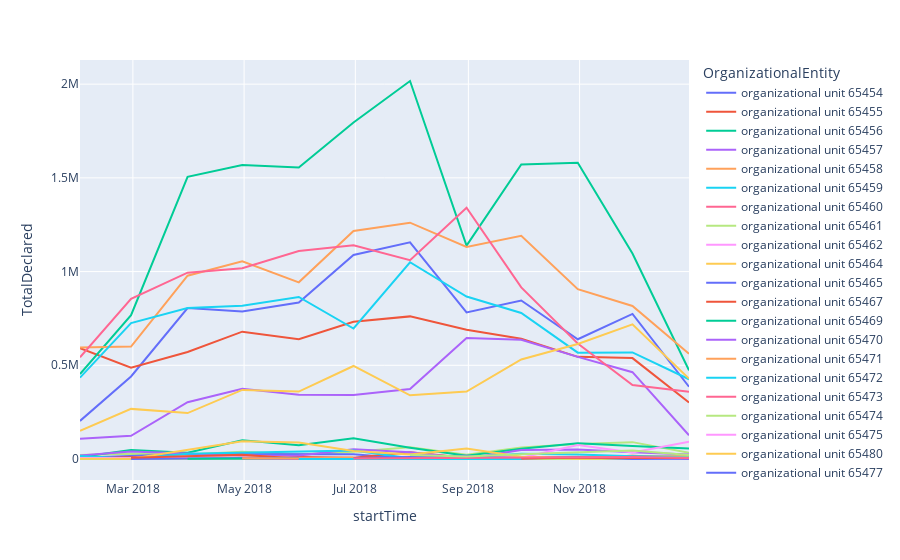

The notebook cell this image was saved under:
### Code cell
# plotting in plotly
fig = px.line(temp, x="startTime", y="TotalDeclared",color='OrganizationalEntity')
fig.show()

# plotting in seaborn 
# # create figure object and axis and pass axis in sns plot
# fig,ax = plt.subplots(figsize=(14,7))
# # Group variable using "hue" that will produce lines with different colors
# sns.lineplot(x="startTime", y="TotalDeclared", hue='OrganizationalEntity' , data=temp,ax=ax)
# plt.show()

### Figure 1 — Plotly figure (JSON) as saved in the notebook; plotly's stock layout.template omitted (floating-point values rounded to 4 significant figures)
{"data": [{"hovertemplate": "OrganizationalEntity=organizational unit 65454<br>startTime=%{x}<br>TotalDeclared=%{y}<extra></extra>", "legendgroup": "organizational unit 65454", "line": {"color": "#636efa", "dash": "solid"}, "marker": {"symbol": "circle"}, "mode": "lines", "name": "organizational unit 65454", "orientation": "v", "showlegend": true, "type": "scatter", "x": ["2018-01-31T00:00:00", "2018-02-28T00:00:00", "2018-03-31T00:00:00", "2018-04-30T00:00:00", "2018-05-31T00:00:00", "2018-06-30T00:00:00", "2018-07-31T00:00:00", "2018-08-31T00:00:00", "2018-09-30T00:00:00", "2018-10-31T00:00:00", "2018-11-30T00:00:00", "2018-12-31T00:00:00"], "xaxis": "x", "y": [203300.0, 440200.0, 805300.0, 787200.0, 835000.0, 1089000.0, 1156000.0, 781800.0, 845800.0, 638900.0, 774100.0, 385400.0], "yaxis": "y"}, {"hovertemplate": "OrganizationalEntity=organizational unit 65455<br>startTime=%{x}<br>TotalDeclared=%{y}<extra></extra>", "legendgroup": "organizational unit 65455", "line": {"color": "#EF553B", "dash": "solid"}, "marker": {"symbol": "circle"}, "mode": "lines", "name": "organizational unit 65455", "orientation": "v", "showlegend": true, "type": "scatter", "x": ["2018-01-31T00:00:00", "2018-02-28T00:00:00", "2018-03-31T00:00:00", "2018-04-30T00:00:00", "2018-05-31T00:00:00", "2018-06-30T00:00:00", "2018-07-31T00:00:00", "2018-08-31T00:00:00", "2018-09-30T00:00:00", "2018-10-31T00:00:00", "2018-11-30T00:00:00", "2018-12-31T00:00:00"], "xaxis": "x", "y": [590800.0, 486900.0, 571100.0, 679500.0, 639300.0, 732100.0, 760900.0, 689600.0, 641200.0, 545000.0, 538300.0, 302000.0], "yaxis": "y"}, {"hovertemplate": "OrganizationalEntity=organizational unit 65456<br>startTime=%{x}<br>TotalDeclared=%{y}<extra></extra>", "legendgroup": "organizational unit 65456", "line": {"color": "#00cc96", "dash": "solid"}, "marker": {"symbol": "circle"}, "mode": "lines", "name": "organizational unit 65456", "orientation": "v", "showlegend": true, "type": "scatter", "x": ["2018-01-31T00:00:00", "2018-02-28T00:00:00", "2018-03-31T00:00:00", "2018-04-30T00:00:00", "2018-05-31T00:00:00", "2018-06-30T00:00:00", "2018-07-31T00:00:00", "2018-08-31T00:00:00", "2018-09-30T00:00:00", "2018-10-31T00:00:00", "2018-11-30T00:00:00", "2018-12-31T00:00:00"], "xaxis": "x", "y": [452900.0, 767700.0, 1505000.0, 1568000.0, 1555000.0, 1796000.0, 2017000.0, 1139000.0, 1571000.0, 1580000.0, 1096000.0, 472700.0], "yaxis": "y"}, {"hovertemplate": "OrganizationalEntity=organizational unit 65457<br>startTime=%{x}<br>TotalDeclared=%{y}<extra></extra>", "legendgroup": "organizational unit 65457", "line": {"color": "#ab63fa", "dash": "solid"}, "marker": {"symbol": "circle"}, "mode": "lines", "name": "organizational unit 65457", "orientation": "v", "showlegend": true, "type": "scatter", "x": ["2018-01-31T00:00:00", "2018-02-28T00:00:00", "2018-03-31T00:00:00", "2018-04-30T00:00:00", "2018-05-31T00:00:00", "2018-06-30T00:00:00", "2018-07-31T00:00:00", "2018-08-31T00:00:00", "2018-09-30T00:00:00", "2018-10-31T00:00:00", "2018-11-30T00:00:00", "2018-12-31T00:00:00"], "xaxis": "x", "y": [108500.0, 123600.0, 302800.0, 374400.0, 343200.0, 341800.0, 373500.0, 645600.0, 636100.0, 544900.0, 463200.0, 126900.0], "yaxis": "y"}, {"hovertemplate": "OrganizationalEntity=organizational unit 65458<br>startTime=%{x}<br>TotalDeclared=%{y}<extra></extra>", "legendgroup": "organizational unit 65458", "line": {"color": "#FFA15A", "dash": "solid"}, "marker": {"symbol": "circle"}, "mode": "lines", "name": "organizational unit 65458", "orientation": "v", "showlegend": true, "type": "scatter", "x": ["2018-01-31T00:00:00", "2018-02-28T00:00:00", "2018-03-31T00:00:00", "2018-04-30T00:00:00", "2018-05-31T00:00:00", "2018-06-30T00:00:00", "2018-07-31T00:00:00", "2018-08-31T00:00:00", "2018-09-30T00:00:00", "2018-10-31T00:00:00", "2018-11-30T00:00:00", "2018-12-31T00:00:00"], "xaxis": "x", "y": [594800.0, 600200.0, 977800.0, 1055000.0, 942600.0, 1217000.0, 1261000.0, 1132000.0, 1191000.0, 906400.0, 816500.0, 561300.0], "yaxis": "y"}, {"hovertemplate": "OrganizationalEntity=organizational unit 65459<br>startTime=%{x}<br>TotalDeclared=%{y}<extra></extra>", "legendgroup": "organizational unit 65459", "line": {"color": "#19d3f3", "dash": "solid"}, "marker": {"symbol": "circle"}, "mode": "lines", "name": "organizational unit 65459", "orientation": "v", "showlegend": true, "type": "scatter", "x": ["2018-01-31T00:00:00", "2018-02-28T00:00:00", "2018-03-31T00:00:00", "2018-04-30T00:00:00", "2018-05-31T00:00:00", "2018-06-30T00:00:00", "2018-07-31T00:00:00", "2018-08-31T00:00:00", "2018-09-30T00:00:00", "2018-10-31T00:00:00", "2018-11-30T00:00:00", "2018-12-31T00:00:00"], "xaxis": "x", "y": [433800.0, 725000.0, 805300.0, 818200.0, 864500.0, 696100.0, 1050000.0, 867100.0, 779300.0, 567300.0, 568500.0, 425600.0], "yaxis": "y"}, {"hovertemplate": "OrganizationalEntity=organizational unit 65460<br>startTime=%{x}<br>TotalDeclared=%{y}<extra></extra>", "legendgroup": "organizational unit 65460", "line": {"color": "#FF6692", "dash": "solid"}, "marker": {"symbol": "circle"}, "mode": "lines", "name": "organizational unit 65460", "orientation": "v", "showlegend": true, "type": "scatter", "x": ["2018-01-31T00:00:00", "2018-02-28T00:00:00", "2018-03-31T00:00:00", "2018-04-30T00:00:00", "2018-05-31T00:00:00", "2018-06-30T00:00:00", "2018-07-31T00:00:00", "2018-08-31T00:00:00", "2018-09-30T00:00:00", "2018-10-31T00:00:00", "2018-11-30T00:00:00", "2018-12-31T00:00:00"], "xaxis": "x", "y": [542400.0, 854600.0, 994300.0, 1018000.0, 1110000.0, 1140000.0, 1061000.0, 1341000.0, 915600.0, 616400.0, 394400.0, 358800.0], "yaxis": "y"}, {"hovertemplate": "OrganizationalEntity=organizational unit 65461<br>startTime=%{x}<br>TotalDeclared=%{y}<extra></extra>", "legendgroup": "organizational unit 65461", "line": {"color": "#B6E880", "dash": "solid"}, "marker": {"symbol": "circle"}, "mode": "lines", "name": "organizational unit 65461", "orientation": "v", "showlegend": true, "type": "scatter", "x": ["2018-01-31T00:00:00", "2018-02-28T00:00:00", "2018-03-31T00:00:00", "2018-04-30T00:00:00", "2018-05-31T00:00:00", "2018-06-30T00:00:00", "2018-07-31T00:00:00", "2018-08-31T00:00:00", "2018-09-30T00:00:00", "2018-10-31T00:00:00", "2018-11-30T00:00:00", "2018-12-31T00:00:00"], "xaxis": "x", "y": [21290.0, 28400.0, 23870.0, 38890.0, 24540.0, 39010.0, 63040.0, 22160.0, 60860.0, 80360.0, 90030.0, 33570.0], "yaxis": "y"}, {"hovertemplate": "OrganizationalEntity=organizational unit 65462<br>startTime=%{x}<br>TotalDeclared=%{y}<extra></extra>", "legendgroup": "organizational unit 65462", "line": {"color": "#FF97FF", "dash": "solid"}, "marker": {"symbol": "circle"}, "mode": "lines", "name": "organizational unit 65462", "orientation": "v", "showlegend": true, "type": "scatter", "x": ["2018-01-31T00:00:00", "2018-02-28T00:00:00", "2018-08-31T00:00:00", "2018-09-30T00:00:00", "2018-11-30T00:00:00"], "xaxis": "x", "y": [11820.0, 622.3, 0, 0, 0], "yaxis": "y"}, {"hovertemplate": "OrganizationalEntity=organizational unit 65464<br>startTime=%{x}<br>TotalDeclared=%{y}<extra></extra>", "legendgroup": "organizational unit 65464", "line": {"color": "#FECB52", "dash": "solid"}, "marker": {"symbol": "circle"}, "mode": "lines", "name": "organizational unit 65464", "orientation": "v", "showlegend": true, "type": "scatter", "x": ["2018-01-31T00:00:00", "2018-02-28T00:00:00", "2018-03-31T00:00:00", "2018-04-30T00:00:00", "2018-05-31T00:00:00", "2018-06-30T00:00:00", "2018-07-31T00:00:00", "2018-08-31T00:00:00", "2018-09-30T00:00:00", "2018-10-31T00:00:00", "2018-11-30T00:00:00", "2018-12-31T00:00:00"], "xaxis": "x", "y": [150400.0, 267400.0, 245100.0, 368700.0, 359900.0, 496300.0, 339900.0, 359800.0, 530800.0, 613700.0, 718400.0, 429100.0], "yaxis": "y"}, {"hovertemplate": "OrganizationalEntity=organizational unit 65465<br>startTime=%{x}<br>TotalDeclared=%{y}<extra></extra>", "legendgroup": "organizational unit 65465", "line": {"color": "#636efa", "dash": "solid"}, "marker": {"symbol": "circle"}, "mode": "lines", "name": "organizational unit 65465", "orientation": "v", "showlegend": true, "type": "scatter", "x": ["2018-01-31T00:00:00", "2018-02-28T00:00:00", "2018-03-31T00:00:00", "2018-06-30T00:00:00", "2018-07-31T00:00:00", "2018-08-31T00:00:00", "2018-09-30T00:00:00", "2018-10-31T00:00:00", "2018-11-30T00:00:00", "2018-12-31T00:00:00"], "xaxis": "x", "y": [6598.0, 14670.0, 26390.0, 26000.0, 1874.0, 0, 6359.0, 6535.0, 11690.0, 4547.0], "yaxis": "y"}, {"hovertemplate": "OrganizationalEntity=organizational unit 65467<br>startTime=%{x}<br>TotalDeclared=%{y}<extra></extra>", "legendgroup": "organizational unit 65467", "line": {"color": "#EF553B", "dash": "solid"}, "marker": {"symbol": "circle"}, "mode": "lines", "name": "organizational unit 65467", "orientation": "v", "showlegend": true, "type": "scatter", "x": ["2018-01-31T00:00:00", "2018-02-28T00:00:00", "2018-03-31T00:00:00", "2018-04-30T00:00:00", "2018-05-31T00:00:00", "2018-06-30T00:00:00", "2018-07-31T00:00:00", "2018-08-31T00:00:00", "2018-09-30T00:00:00", "2018-10-31T00:00:00", "2018-11-30T00:00:00", "2018-12-31T00:00:00"], "xaxis": "x", "y": [3128.0, 9780.0, 5581.0, 2165.0, 10810.0, 6917.0, 36310.0, 7176.0, 10370.0, 5912.0, 16790.0, 5968.0], "yaxis": "y"}, {"hovertemplate": "OrganizationalEntity=organizational unit 65469<br>startTime=%{x}<br>TotalDeclared=%{y}<extra></extra>", "legendgroup": "organizational unit 65469", "line": {"color": "#00cc96", "dash": "solid"}, "marker": {"symbol": "circle"}, "mode": "lines", "name": "organizational unit 65469", "orientation": "v", "showlegend": true, "type": "scatter", "x": ["2018-01-31T00:00:00", "2018-02-28T00:00:00", "2018-03-31T00:00:00", "2018-04-30T00:00:00", "2018-05-31T00:00:00", "2018-06-30T00:00:00", "2018-07-31T00:00:00", "2018-08-31T00:00:00", "2018-09-30T00:00:00", "2018-10-31T00:00:00", "2018-11-30T00:00:00", "2018-12-31T00:00:00"], "xaxis": "x", "y": [9980.0, 47550.0, 33460.0, 100500.0, 73920.0, 110100.0, 60420.0, 17420.0, 54530.0, 84440.0, 69110.0, 55770.0], "yaxis": "y"}, {"hovertemplate": "OrganizationalEntity=organizational unit 65470<br>startTime=%{x}<br>TotalDeclared=%{y}<extra></extra>", "legendgroup": "organizational unit 65470", "line": {"color": "#ab63fa", "dash": "solid"}, "marker": {"symbol": "circle"}, "mode": "lines", "name": "organizational unit 65470", "orientation": "v", "showlegend": true, "type": "scatter", "x": ["2018-01-31T00:00:00", "2018-02-28T00:00:00", "2018-03-31T00:00:00", "2018-04-30T00:00:00", "2018-05-31T00:00:00", "2018-06-30T00:00:00", "2018-07-31T00:00:00", "2018-08-31T00:00:00", "2018-09-30T00:00:00", "2018-10-31T00:00:00", "2018-11-30T00:00:00", "2018-12-31T00:00:00"], "xaxis": "x", "y": [18850.0, 40020.0, 29220.0, 17380.0, 18960.0, 51570.0, 35870.0, 2405.0, 48130.0, 50520.0, 36120.0, 24280.0], "yaxis": "y"}, {"hovertemplate": "OrganizationalEntity=organizational unit 65471<br>startTime=%{x}<br>TotalDeclared=%{y}<extra></extra>", "legendgroup": "organizational unit 65471", "line": {"color": "#FFA15A", "dash": "solid"}, "marker": {"symbol": "circle"}, "mode": "lines", "name": "organizational unit 65471", "orientation": "v", "showlegend": true, "type": "scatter", "x": ["2018-01-31T00:00:00", "2018-02-28T00:00:00", "2018-03-31T00:00:00", "2018-04-30T00:00:00", "2018-05-31T00:00:00", "2018-06-30T00:00:00", "2018-11-30T00:00:00", "2018-12-31T00:00:00"], "xaxis": "x", "y": [5084.0, 4817.0, 10650.0, 20480.0, 2777.0, 2777.0, 13730.0, 16470.0], "yaxis": "y"}, {"hovertemplate": "OrganizationalEntity=organizational unit 65472<br>startTime=%{x}<br>TotalDeclared=%{y}<extra></extra>", "legendgroup": "organizational unit 65472", "line": {"color": "#19d3f3", "dash": "solid"}, "marker": {"symbol": "circle"}, "mode": "lines", "name": "organizational unit 65472", "orientation": "v", "showlegend": true, "type": "scatter", "x": ["2018-01-31T00:00:00", "2018-02-28T00:00:00", "2018-03-31T00:00:00", "2018-04-30T00:00:00", "2018-05-31T00:00:00", "2018-06-30T00:00:00", "2018-07-31T00:00:00", "2018-08-31T00:00:00", "2018-09-30T00:00:00", "2018-10-31T00:00:00", "2018-11-30T00:00:00", "2018-12-31T00:00:00"], "xaxis": "x", "y": [15540.0, 1997.0, 28260.0, 33120.0, 40660.0, 44960.0, 4170.0, 9047.0, 28530.0, 23900.0, 14440.0, 11330.0], "yaxis": "y"}, {"hovertemplate": "OrganizationalEntity=organizational unit 65473<br>startTime=%{x}<br>TotalDeclared=%{y}<extra></extra>", "legendgroup": "organizational unit 65473", "line": {"color": "#FF6692", "dash": "solid"}, "marker": {"symbol": "circle"}, "mode": "lines", "name": "organizational unit 65473", "orientation": "v", "showlegend": true, "type": "scatter", "x": ["2018-01-31T00:00:00", "2018-02-28T00:00:00", "2018-03-31T00:00:00", "2018-04-30T00:00:00", "2018-05-31T00:00:00", "2018-06-30T00:00:00", "2018-07-31T00:00:00", "2018-08-31T00:00:00", "2018-09-30T00:00:00", "2018-10-31T00:00:00", "2018-11-30T00:00:00", "2018-12-31T00:00:00"], "xaxis": "x", "y": [1759.0, 2279.0, 1319.0, 2783.0, 1349.0, 2534.0, 1385.0, 6401.0, 5042.0, 6994.0, 7498.0, 848.7], "yaxis": "y"}, {"hovertemplate": "OrganizationalEntity=organizational unit 65474<br>startTime=%{x}<br>TotalDeclared=%{y}<extra></extra>", "legendgroup": "organizational unit 65474", "line": {"color": "#B6E880", "dash": "solid"}, "marker": {"symbol": "circle"}, "mode": "lines", "name": "organizational unit 65474", "orientation": "v", "showlegend": true, "type": "scatter", "x": ["2018-01-31T00:00:00", "2018-02-28T00:00:00", "2018-03-31T00:00:00", "2018-04-30T00:00:00", "2018-05-31T00:00:00", "2018-06-30T00:00:00", "2018-11-30T00:00:00"], "xaxis": "x", "y": [0, 0, 0, 0, 0, 0, 0], "yaxis": "y"}, {"hovertemplate": "OrganizationalEntity=organizational unit 65475<br>startTime=%{x}<br>TotalDeclared=%{y}<extra></extra>", "legendgroup": "organizational unit 65475", "line": {"color": "#FF97FF", "dash": "solid"}, "marker": {"symbol": "circle"}, "mode": "lines", "name": "organizational unit 65475", "orientation": "v", "showlegend": true, "type": "scatter", "x": ["2018-01-31T00:00:00", "2018-02-28T00:00:00", "2018-03-31T00:00:00", "2018-04-30T00:00:00", "2018-05-31T00:00:00", "2018-06-30T00:00:00", "2018-07-31T00:00:00", "2018-08-31T00:00:00", "2018-09-30T00:00:00", "2018-10-31T00:00:00", "2018-11-30T00:00:00", "2018-12-31T00:00:00"], "xaxis": "x", "y": [5768.0, 4966.0, 10970.0, 5475.0, 2056.0, 1028.0, 0, 15780.0, 6299.0, 74060.0, 34980.0, 92720.0], "yaxis": "y"}, {"hovertemplate": "OrganizationalEntity=organizational unit 65480<br>startTime=%{x}<br>TotalDeclared=%{y}<extra></extra>", "legendgroup": "organizational unit 65480", "line": {"color": "#FECB52", "dash": "solid"}, "marker": {"symbol": "circle"}, "mode": "lines", "name": "organizational unit 65480", "orientation": "v", "showlegend": true, "type": "scatter", "x": ["2018-01-31T00:00:00", "2018-02-28T00:00:00", "2018-04-30T00:00:00", "2018-05-31T00:00:00", "2018-06-30T00:00:00", "2018-07-31T00:00:00", "2018-08-31T00:00:00", "2018-09-30T00:00:00", "2018-10-31T00:00:00", "2018-12-31T00:00:00"], "xaxis": "x", "y": [935.6, 935.6, 94210.0, 88360.0, 42860.0, 24600.0, 55980.0, 11740.0, 1563.0, 7815.0], "yaxis": "y"}, {"hovertemplate": "OrganizationalEntity=organizational unit 65477<br>startTime=%{x}<br>TotalDeclared=%{y}<extra></extra>", "legendgroup": "organizational unit 65477", "line": {"color": "#636efa", "dash": "solid"}, "marker": {"symbol": "circle"}, "mode": "lines", "name": "organizational unit 65477", "orientation": "v", "showlegend": true, "type": "scatter", "x": ["2018-02-28T00:00:00", "2018-04-30T00:00:00", "2018-05-31T00:00:00", "2018-06-30T00:00:00", "2018-07-31T00:00:00", "2018-08-31T00:00:00", "2018-09-30T00:00:00", "2018-10-31T00:00:00", "2018-11-30T00:00:00", "2018-12-31T00:00:00"], "xaxis": "x", "y": [0, 4745.0, 453.2, 4019.0, 10650.0, 17750.0, 2956.0, 9720.0, 0, 1136.0], "yaxis": "y"}, {"hovertemplate": "OrganizationalEntity=organizational unit 65482<br>startTime=%{x}<br>TotalDeclared=%{y}<extra></extra>", "legendgroup": "organizational unit 65482", "line": {"color": "#EF553B", "dash": "solid"}, "marker": {"symbol": "circle"}, "mode": "lines", "name": "organizational unit 65482", "orientation": "v", "showlegend": true, "type": "scatter", "x": ["2018-02-28T00:00:00", "2018-04-30T00:00:00", "2018-05-31T00:00:00", "2018-06-30T00:00:00", "2018-07-31T00:00:00", "2018-08-31T00:00:00", "2018-09-30T00:00:00", "2018-10-31T00:00:00", "2018-11-30T00:00:00", "2018-12-31T00:00:00"], "xaxis": "x", "y": [6616.0, 22050.0, 1295.0, 3022.0, 717.5, 6597.0, 2908.0, 7121.0, 5144.0, 4998.0], "yaxis": "y"}, {"hovertemplate": "OrganizationalEntity=organizational unit 65486<br>startTime=%{x}<br>TotalDeclared=%{y}<extra></extra>", "legendgroup": "organizational unit 65486", "line": {"color": "#00cc96", "dash": "solid"}, "marker": {"symbol": "circle"}, "mode": "lines", "name": "organizational unit 65486", "orientation": "v", "showlegend": true, "type": "scatter", "x": ["2018-03-31T00:00:00", "2018-04-30T00:00:00", "2018-05-31T00:00:00"], "xaxis": "x", "y": [1924.0, 2565.0, 3847.0], "yaxis": "y"}, {"hovertemplate": "OrganizationalEntity=organizational unit 65478<br>startTime=%{x}<br>TotalDeclared=%{y}<extra></extra>", "legendgroup": "organizational unit 65478", "line": {"color": "#ab63fa", "dash": "solid"}, "marker": {"symbol": "circle"}, "mode": "lines", "name": "organizational unit 65478", "orientation": "v", "showlegend": true, "type": "scatter", "x": ["2018-04-30T00:00:00", "2018-05-31T00:00:00"], "xaxis": "x", "y": [3942.0, 985.5], "yaxis": "y"}, {"hovertemplate": "OrganizationalEntity=organizational unit 65488<br>startTime=%{x}<br>TotalDeclared=%{y}<extra></extra>", "legendgroup": "organizational unit 65488", "line": {"color": "#FFA15A", "dash": "solid"}, "marker": {"symbol": "circle"}, "mode": "lines", "name": "organizational unit 65488", "orientation": "v", "showlegend": true, "type": "scatter", "x": ["2018-04-30T00:00:00", "2018-05-31T00:00:00", "2018-06-30T00:00:00"], "xaxis": "x", "y": [4589.0, 3059.0, 7649.0], "yaxis": "y"}, {"hovertemplate": "OrganizationalEntity=organizational unit 65483<br>startTime=%{x}<br>TotalDeclared=%{y}<extra></extra>", "legendgroup": "organizational unit 65483", "line": {"color": "#19d3f3", "dash": "solid"}, "marker": {"symbol": "circle"}, "mode": "lines", "name": "organizational unit 65483", "orientation": "v", "showlegend": true, "type": "scatter", "x": ["2018-05-31T00:00:00", "2018-09-30T00:00:00"], "xaxis": "x", "y": [0, 0], "yaxis": "y"}, {"hovertemplate": "OrganizationalEntity=organizational unit 65484<br>startTime=%{x}<br>TotalDeclared=%{y}<extra></extra>", "legendgroup": "organizational unit 65484", "line": {"color": "#FF6692", "dash": "solid"}, "marker": {"symbol": "circle"}, "mode": "lines", "name": "organizational unit 65484", "orientation": "v", "showlegend": true, "type": "scatter", "x": ["2018-06-30T00:00:00", "2018-07-31T00:00:00", "2018-08-31T00:00:00", "2018-10-31T00:00:00", "2018-11-30T00:00:00", "2018-12-31T00:00:00"], "xaxis": "x", "y": [2059.0, 4017.0, 4980.0, 8204.0, 10290.0, 5032.0], "yaxis": "y"}, {"hovertemplate": "OrganizationalEntity=organizational unit 65468<br>startTime=%{x}<br>TotalDeclared=%{y}<extra></extra>", "legendgroup": "organizational unit 65468", "line": {"color": "#B6E880", "dash": "solid"}, "marker": {"symbol": "circle"}, "mode": "lines", "name": "organizational unit 65468", "orientation": "v", "showlegend": true, "type": "scatter", "x": ["2018-07-31T00:00:00", "2018-08-31T00:00:00", "2018-09-30T00:00:00", "2018-10-31T00:00:00", "2018-11-30T00:00:00", "2018-12-31T00:00:00"], "xaxis": "x", "y": [21200.0, 13420.0, 25620.0, 34500.0, 45530.0, 21460.0], "yaxis": "y"}], "layout": {"legend": {"title": {"text": "OrganizationalEntity"}, "tracegroupgap": 0}, "margin": {"t": 60}, "xaxis": {"anchor": "y", "domain": [0, 1], "title": {"text": "startTime"}}, "yaxis": {"anchor": "x", "domain": [0, 1], "title": {"text": "TotalDeclared"}}}}
